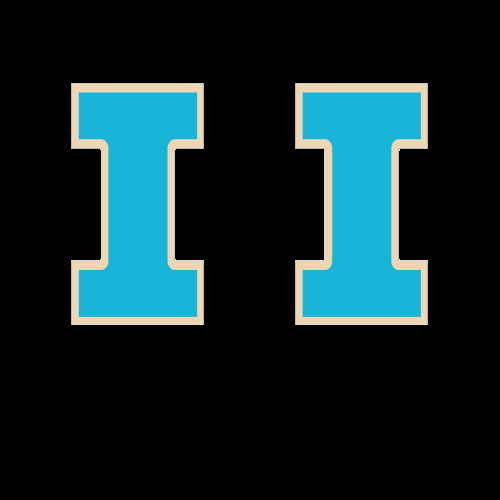
#> input picture imageproc/samplecode/filters/illiniI.png, 500 x 500 px
$ python eyesI.py
#> lines starting #> are read from the running program, lines starting #| are printed output that depends on the picture
import cv2
import numpy as np
import math
from matplotlib import pyplot as plt

# Capture video from the webcam
capture = cv2.VideoCapture(0)

# Create cascades
face_cascade = cv2.CascadeClassifier("../haarcascade_frontalface_default.xml")
eye_cascade = cv2.CascadeClassifier('haarcascade_eye.xml')

# PNG
illiniI = cv2.imread('illiniI.png', -1)
#> illiniI is the input picture: shape (500, 500, 4); mean B, G, R, A 42.4, 38.9, 16.2, 52.1

while 1:
    # Get the current frame
    ret, img = capture.read()
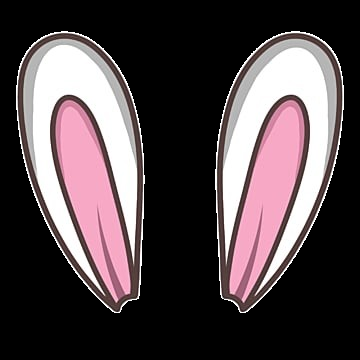
#> input picture imageproc/samplecode/filters/bunnyears.png, 360 x 360 px, given in place of the camera
#> img is the input picture: shape (360, 360, 3); mean B, G, R 74.1, 71.1, 81.6

    # Convert the frame to grayscale
    gray = cv2.cvtColor(img, cv2.COLOR_BGR2GRAY)
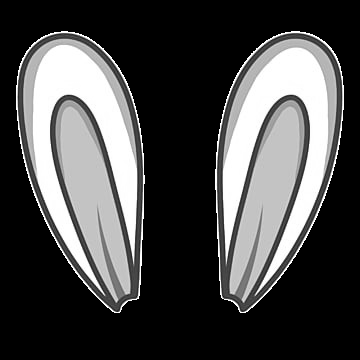
#> gray: shape (360, 360); min 0, max 255, mean 74.6

    # Detect faces in the frame
    faces = face_cascade.detectMultiScale(gray, 1.3, 5)
#> faces = ()

    # Iterate over each face
    for(x,y,w,h) in faces:
        # Crop the face
        face = img[y:y+h, x:x+w]

        # Resize
        illiniI_resized = cv2.resize(illiniI, (w, h))

        # Foreground and background layer
        illiniI_fg = illiniI_resized[:,:,:3]
        illiniI_bg = cv2.bitwise_not(illiniI_resized[:,:,3])

        # Convert to FP rep
        face_float = face.astype(float)
        illiniI_fg_float = illiniI_fg.astype(float)

        # Normalize layers
        face_normalized = face_float / 255.0
        illiniI_fg_normalized = illiniI_fg_float / 255.0

        # Multiply by (1 - alpha)
        face_filtered = cv2.multiply(face_normalized, 1.0 - illiniI_fg_normalized)

        # Add layers
        face_filtered = (face_filtered * 255).astype(np.uint8)

        # Overlay onto original frame
        img[y:y+h, x:x+w] = face_filtered
#> this loop made 0 passes


        # Currently not working for Individual eyes, uncomment code
        # Breaking down face
        #cv2.rectangle(img,(x,y),(x+w,y+h),(255,0,0),2)
        #roi_gray = gray[y:y+h, x:x+w]
        #roi_color = img[y:y+h, x:x+w]

        # Individual Eyes
        # # Find eyes
        # eyes = eye_cascade.detectMultiScale(roi_gray)
        # for (ex,ey,ew,eh) in eyes:
        #     # Crop the eyes
        #     eye = img[ey:ey+eh, ex:ex+eh]

        #     # Resize illini image to size of the eyes
        #     illiniI_resized = cv2.resize(illiniI, (ew, eh))


        #     #cv2.rectangle(roi_color,(ex,ey),(ex+ew,ey+eh),(0,255,0),2)

        #     # FG and BG layers
        #     illiniI_fg = illiniI_resized[:,:,:3]
        #     illiniI_bg = cv2.bitwise_not(illiniI_resized[:,:,3])

        #     # Convert eye and Illini layers to floating representation
        #     eye_float = eye.astype(float)
        #     illiniI_fg_float = illiniI_fg.astype(float)

        #     # Normalize layers
        #     eye_normalized = eye_float / 255.0
        #     illiniI_fg_normalized = illiniI_fg_float / 255.0

        #     # Mutiply normalized eye layer by (1 - alpha)
        #     eye_filtered = cv2.multiply(eye_normalized, 1.0 - illiniI_fg_normalized)

        #     # Add filtered eye and Illini layers
        #     eye_filtered = cv2.add(eye_filtered, illiniI_fg_normalized)

        #     # Convert the eye to 8-bit representation
        #     eye_filtered = (eye_filtered * 255).astype(np.uint8)

        #     #Overlay the filtered eyes on the original img
        #     img[y+ey:y+ey+eh, x+ex:x+ex+ew] = eye_filtered

    #Display the resulting image
    cv2.imshow('img',img)

    # Check if the user pressed the 'q' key
    if cv2.waitKey(1) & 0xFF == ord('q'):
#> (key q is pressed here)
        break


# Release the capture
capture.release()
cv2.destroyAllWindows()
